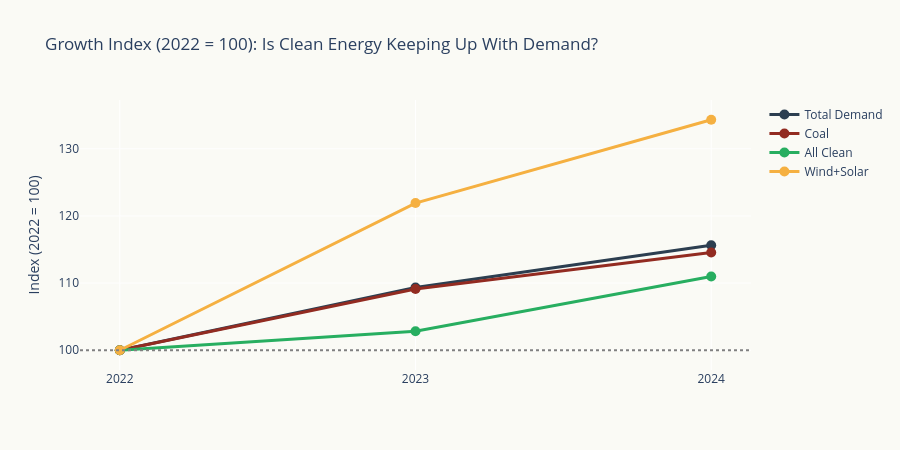

Notebook cell for this chart:
### Markdown cell above
## 6. Demand Growth vs Clean Growth — The Race

### Code cell
# Annual totals comparison
metrics = {
    'Total Demand': df.groupby('year')['total'].sum() / 1000,
    'Coal': df.groupby('year')['coal'].sum() / 1000,
    'All Clean': df.groupby('year').apply(lambda g: (g['nuclear'] + g['hydro'] + g['renewables']).sum()) / 1000,
    'Wind+Solar': df.groupby('year')['wind_solar'].sum() / 1000,
}

# Indexed to 2022 = 100
fig = go.Figure()
colors = {'Total Demand': '#2C3E50', 'Coal': '#922B21', 'All Clean': '#27AE60', 'Wind+Solar': '#F5B041'}

for name, series in metrics.items():
    indexed = series / series.iloc[0] * 100
    fig.add_trace(go.Scatter(
        x=[str(y) for y in years], y=indexed.values,
        name=name, mode='lines+markers',
        line=dict(width=3, color=colors[name]),
        marker=dict(size=10),
        hovertemplate=f'{name}: %{{y:.1f}} (index)<br>%{{text}} TWh<extra></extra>',
        text=[f'{v:.0f}' for v in series.values],
    ))

fig.add_hline(y=100, line_dash='dot', line_color='grey')

fig.update_layout(
    title='Growth Index (2022 = 100): Is Clean Energy Keeping Up With Demand?',
    yaxis_title='Index (2022 = 100)',
    plot_bgcolor='#FAFAF5', paper_bgcolor='#FAFAF5',
    height=450,
)
fig.show()

print('\nThe race:')
for name, series in metrics.items():
    g = (series.iloc[-1] / series.iloc[0] - 1) * 100
    print(f'  {name:15s}: {series.iloc[0]:.0f} → {series.iloc[-1]:.0f} TWh ({g:+.1f}% over 2 years)')

### Figure 1 — Plotly figure (JSON) as saved in the notebook; plotly's stock layout.template omitted (floating-point values rounded to 4 significant figures)
{"data": [{"hovertemplate": "Total Demand: %{y:.1f} (index)<br>%{text} TWh<extra></extra>", "line": {"color": "#2C3E50", "width": 3}, "marker": {"size": 10}, "mode": "lines+markers", "name": "Total Demand", "text": ["1537", "1680", "1777"], "type": "scatter", "x": ["2022", "2023", "2024"], "y": [100.0, 109.3, 115.6]}, {"hovertemplate": "Coal: %{y:.1f} (index)<br>%{text} TWh<extra></extra>", "line": {"color": "#922B21", "width": 3}, "marker": {"size": 10}, "mode": "lines+markers", "name": "Coal", "text": ["1127", "1230", "1292"], "type": "scatter", "x": ["2022", "2023", "2024"], "y": [100.0, 109.1, 114.6]}, {"hovertemplate": "All Clean: %{y:.1f} (index)<br>%{text} TWh<extra></extra>", "line": {"color": "#27AE60", "width": 3}, "marker": {"size": 10}, "mode": "lines+markers", "name": "All Clean", "text": ["370", "381", "411"], "type": "scatter", "x": ["2022", "2023", "2024"], "y": [100.0, 102.8, 111.0]}, {"hovertemplate": "Wind+Solar: %{y:.1f} (index)<br>%{text} TWh<extra></extra>", "line": {"color": "#F5B041", "width": 3}, "marker": {"size": 10}, "mode": "lines+markers", "name": "Wind+Solar", "text": ["151", "185", "203"], "type": "scatter", "x": ["2022", "2023", "2024"], "y": [100.0, 121.9, 134.3]}], "layout": {"height": 450, "paper_bgcolor": "#FAFAF5", "plot_bgcolor": "#FAFAF5", "shapes": [{"line": {"color": "grey", "dash": "dot"}, "type": "line", "x0": 0, "x1": 1, "xref": "x domain", "y0": 100, "y1": 100, "yref": "y"}], "title": {"text": "Growth Index (2022 = 100): Is Clean Energy Keeping Up With Demand?"}, "yaxis": {"title": {"text": "Index (2022 = 100)"}}}}
